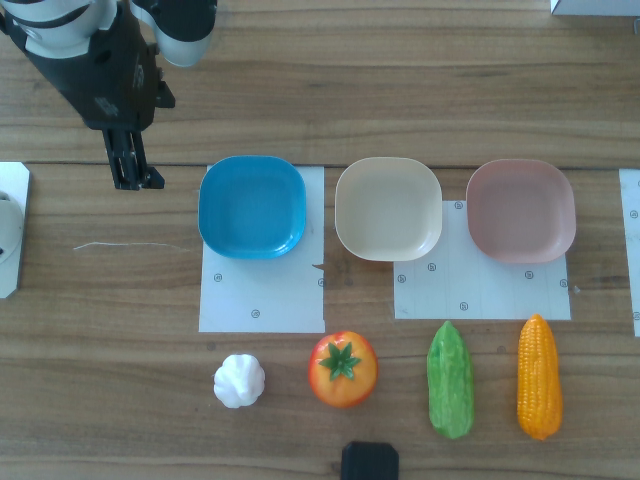
#> input picture examples/action_flow_v2/ref/ref_image_lerobot.png, 640 x 480 px
$ python prepare_insid3_references.py
#> lines starting #> are read from the running program, lines starting #| are printed output that depends on the picture; after the words box and inside, x2 and y2 are one past the last pixel; in counts of white or black regions, pixels touching at a corner belong together; pictures that were not available may be replaced by others from this repository, and a replacement may not be noted
#!/usr/bin/env python3
"""Create an INSID3 reference manifest from reviewed YOLOE reference boxes.

The generated rectangle masks are provisional visual prompts. They are useful
for testing INSID3 because the existing boxes are tight, but they must be
reviewed before full dataset generation. A later precise mask can replace any
PNG without changing the manifest schema.
"""

from __future__ import annotations

import argparse
import json
from pathlib import Path

import yaml
from PIL import Image, ImageDraw


WORKSPACE = Path(__file__).resolve().parents[2]
DEFAULT_CONFIGS = [
    WORKSPACE / "examples/action_flow_v2/ref/yoloe_reference_lerobot.yaml",
    WORKSPACE
    / "examples/action_flow_v2/ref/yoloe_reference_realsense_viewer_with_collection_box.yaml",
]
DEFAULT_OUTPUT_ROOT = WORKSPACE / "artifacts/insid3/references/rm65_tabletop"


def parse_args() -> argparse.Namespace:
    parser = argparse.ArgumentParser(description=__doc__)
    parser.add_argument(
        "--reference-configs",
        type=Path,
        nargs="+",
        default=DEFAULT_CONFIGS,
        help="Earlier files take precedence when an entity appears more than once.",
    )
    parser.add_argument("--output-root", type=Path, default=DEFAULT_OUTPUT_ROOT)
    parser.add_argument("--overwrite", action="store_true")
    return parser.parse_args()


def main() -> None:
    args = parse_args()
    manifest_path = args.output_root / "references.json"
    if manifest_path.exists() and not args.overwrite:
        raise FileExistsError(f"{manifest_path} exists; pass --overwrite to rebuild it")

    args.output_root.mkdir(parents=True, exist_ok=True)
    mask_root = args.output_root / "masks"
    overlay_root = args.output_root / "overlays"
    mask_root.mkdir(exist_ok=True)
    overlay_root.mkdir(exist_ok=True)

    references: dict[str, dict] = {}
    for config_path in args.reference_configs:
        config_path = config_path.resolve()
        payload = yaml.safe_load(config_path.read_text())
        image_path = (config_path.parent / payload["reference"]["image"]).resolve()
        image = Image.open(image_path).convert("RGB")
#> image is the input picture: PIL image 640x480 RGB; mean R, G, B 106.7, 114.4, 108.7
        expected_size = (
            int(payload["reference"]["width"]),
            int(payload["reference"]["height"]),
        )
        if image.size != expected_size:
            raise ValueError(f"{image_path} has size {image.size}; expected {expected_size}")

        for item in payload["objects"]:
            entity = str(item.get("display_name") or item["name"]).replace("_", " ")
            if entity in references:
                continue
            box = [int(value) for value in item["bbox_xyxy"]]
            x0, y0, x1, y1 = box
            if not (0 <= x0 < x1 <= image.width and 0 <= y0 < y1 <= image.height):
                raise ValueError(f"Invalid reference box for {entity}: {box}")

            slug = str(item["name"])
            mask_path = mask_root / f"{slug}.png"
            overlay_path = overlay_root / f"{slug}.jpg"
            mask = Image.new("L", image.size, 0)
            ImageDraw.Draw(mask).rectangle((x0, y0, x1 - 1, y1 - 1), fill=255)
            mask.save(mask_path)

            overlay = image.copy()
            draw = ImageDraw.Draw(overlay)
            draw.rectangle((x0, y0, x1 - 1, y1 - 1), outline="#ff304f", width=3)
            draw.text((x0, max(0, y0 - 16)), entity, fill="#ff304f")
            overlay.save(overlay_path)
            references[entity] = {
                "reference_images": [str(image_path)],
                "reference_masks": [str(mask_path.resolve())],
                "source_bbox_xyxy": box,
                "mask_method": "reviewed_box_rectangle",
            }
#> this loop made 7 passes
#> pass 1, in main, `mask.save(mask_path)`:
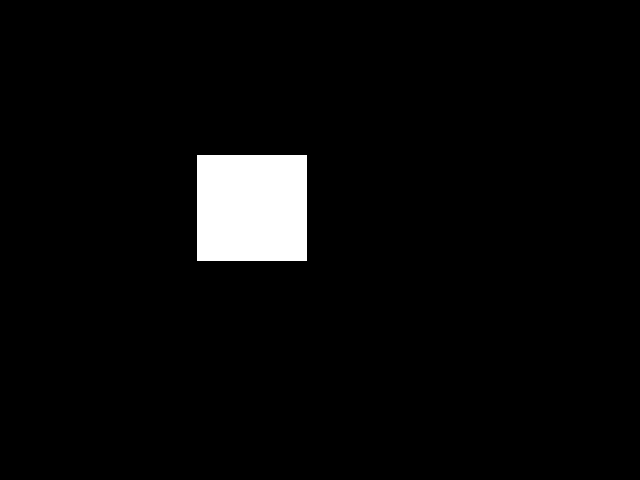
#> saved as blue_plate.png: PIL image 640x480 L; 3.8% white; 1 white region, box (x1, y1, x2, y2) and area: (197, 155, 307, 261) 11660
#> pass 1, in main, `overlay.save(overlay_path)`:
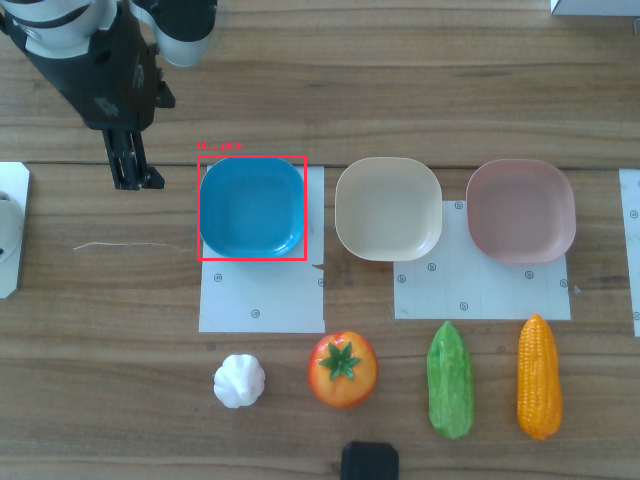
#> saved as blue_plate.jpg: PIL image 640x480 RGB; mean R, G, B 107.5, 114, 108.4
#> pass 2, in main, `mask.save(mask_path)`:
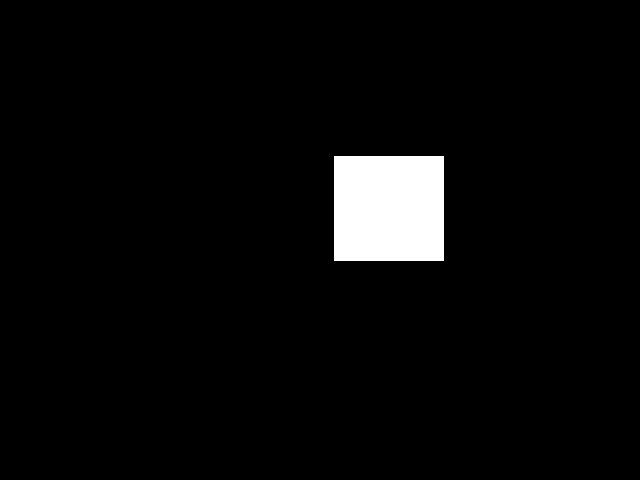
#> saved as yellow_plate.png: PIL image 640x480 L; 3.8% white; 1 white region, box (x1, y1, x2, y2) and area: (334, 156, 444, 261) 11550
#> after the loop:
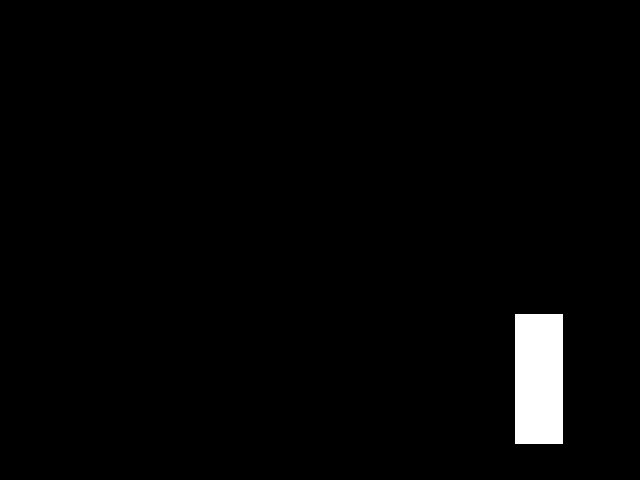
#> mask: PIL image 640x480 L; 2% white; 1 white region, box (x1, y1, x2, y2) and area: (515, 314, 563, 444) 6240
#> after the loop, references = 7 items
#> pass 2 of the loop in main, `for config_path in args.reference_configs:`:
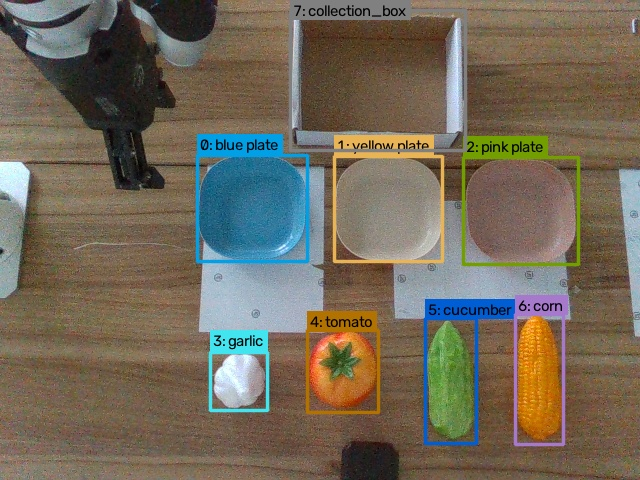
#> input picture examples/action_flow_v2/ref/reference_boxes_realsense_viewer_with_collection_box.jpg, 640 x 480 px, given in place of ref_image_realsense_viewer_with_collection_box.png, which was not available
#> in main, image is the input picture: PIL image 640x480 RGB; mean R, G, B 114.4, 105.5, 89.6
#> after the loop in main, `for item in payload["objects"]:`:
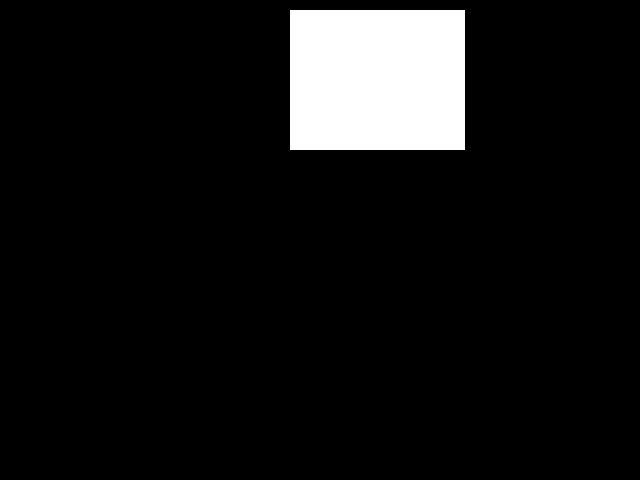
#> mask: PIL image 640x480 L; 8% white; 1 white region, box (x1, y1, x2, y2) and area: (290, 10, 465, 150) 24500
#> after the loop in main, `for item in payload["objects"]:`: references = 8 items

    manifest = {
        "format": "insid3_rm65_references",
        "format_version": 1,
        "bbox_format": "xyxy_inclusive_exclusive",
        "warning": (
            "Rectangle masks are provisional. Review or replace them with precise masks before "
            "full-dataset generation."
        ),
        "references": references,
    }
    manifest_path.write_text(json.dumps(manifest, indent=2) + "\n")
    print(f"Wrote {len(references)} references to {manifest_path}")
#| Wrote 8 references to artifacts/insid3/references/rm65_tabletop/references.json
    print("Entities:", ", ".join(sorted(references)))
#| Entities: blue plate, collection box, corn, cucumber, garlic, pink plate, tomato, yellow plate


if __name__ == "__main__":
    main()
